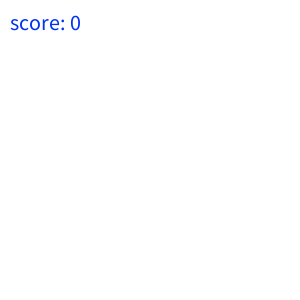
Frame 1 (no input)
Frame 60 (the mouse pressed at the canvas centre just before this capture): identical to frame 1, image omitted
Frame 120 (the mouse held since frame 60 and released just before this capture): identical to frame 1, image omitted

The Processing sketch that drew this single still picture (run headless with seeded random() and noise(); from frame 60 on, the mouse is pressed at the canvas centre):

// Processing sketch: score
// ── score.pde
int score = 0;


void setup(){
  size(300,300);
}

void draw(){
  background(255);
  fill(0);

  textSize(22);
 
  fill(0,50,244);
   text("score: " + score,10,30);
}
